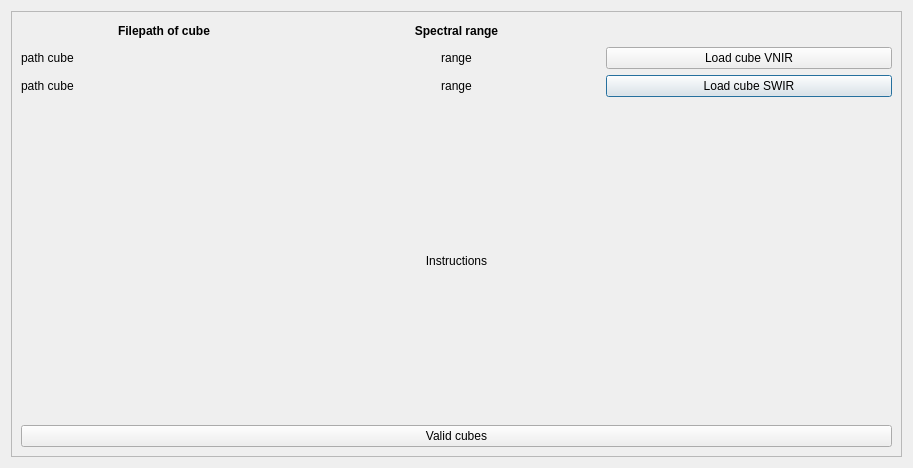
<?xml version="1.0" encoding="UTF-8"?>
<ui version="4.0">
 <class>Dialog</class>
 <widget class="QDialog" name="Dialog">
  <property name="geometry">
   <rect>
    <x>0</x>
    <y>0</y>
    <width>913</width>
    <height>468</height>
   </rect>
  </property>
  <property name="windowTitle">
   <string>Dialog</string>
  </property>
  <layout class="QVBoxLayout" name="verticalLayout">
   <item>
    <widget class="QFrame" name="frame">
     <property name="frameShape">
      <enum>QFrame::StyledPanel</enum>
     </property>
     <property name="frameShadow">
      <enum>QFrame::Raised</enum>
     </property>
     <layout class="QGridLayout" name="gridLayout">
      <item row="3" column="2">
       <widget class="QPushButton" name="pushButton_load_cube_2">
        <property name="text">
         <string>Load cube SWIR</string>
        </property>
       </widget>
      </item>
      <item row="1" column="1">
       <widget class="QLabel" name="label_spectral_range">
        <property name="maximumSize">
         <size>
          <width>16777215</width>
          <height>20</height>
         </size>
        </property>
        <property name="text">
         <string>&lt;html&gt;&lt;head/&gt;&lt;body&gt;&lt;p align=&quot;center&quot;&gt;&lt;span style=&quot; font-weight:600;&quot;&gt;Spectral range&lt;/span&gt;&lt;/p&gt;&lt;/body&gt;&lt;/html&gt;</string>
        </property>
       </widget>
      </item>
      <item row="2" column="0">
       <widget class="QLabel" name="label_filepath_cube_1">
        <property name="maximumSize">
         <size>
          <width>16777215</width>
          <height>20</height>
         </size>
        </property>
        <property name="text">
         <string>path cube</string>
        </property>
       </widget>
      </item>
      <item row="1" column="0">
       <widget class="QLabel" name="label_filepaths">
        <property name="maximumSize">
         <size>
          <width>16777215</width>
          <height>20</height>
         </size>
        </property>
        <property name="text">
         <string>&lt;html&gt;&lt;head/&gt;&lt;body&gt;&lt;p align=&quot;center&quot;&gt;&lt;span style=&quot; font-weight:600;&quot;&gt;Filepath of cube&lt;/span&gt;&lt;/p&gt;&lt;/body&gt;&lt;/html&gt;</string>
        </property>
       </widget>
      </item>
      <item row="3" column="1">
       <widget class="QLabel" name="label_spec_range_cube_2">
        <property name="maximumSize">
         <size>
          <width>16777215</width>
          <height>20</height>
         </size>
        </property>
        <property name="text">
         <string>range</string>
        </property>
        <property name="alignment">
         <set>Qt::AlignCenter</set>
        </property>
       </widget>
      </item>
      <item row="2" column="1">
       <widget class="QLabel" name="label_spec_range_cube_1">
        <property name="maximumSize">
         <size>
          <width>16777215</width>
          <height>20</height>
         </size>
        </property>
        <property name="text">
         <string>range</string>
        </property>
        <property name="alignment">
         <set>Qt::AlignCenter</set>
        </property>
       </widget>
      </item>
      <item row="2" column="2">
       <widget class="QPushButton" name="pushButton_load_cube_1">
        <property name="text">
         <string>Load cube VNIR</string>
        </property>
       </widget>
      </item>
      <item row="3" column="0">
       <widget class="QLabel" name="label_filepath_cube_2">
        <property name="maximumSize">
         <size>
          <width>16777215</width>
          <height>20</height>
         </size>
        </property>
        <property name="text">
         <string>path cube</string>
        </property>
       </widget>
      </item>
      <item row="5" column="0" colspan="3">
       <widget class="QLabel" name="label_instructions">
        <property name="text">
         <string>Instructions</string>
        </property>
        <property name="alignment">
         <set>Qt::AlignCenter</set>
        </property>
       </widget>
      </item>
      <item row="6" column="0" colspan="3">
       <widget class="QPushButton" name="pushButton_valid">
        <property name="text">
         <string>Valid cubes</string>
        </property>
       </widget>
      </item>
     </layout>
    </widget>
   </item>
  </layout>
 </widget>
 <resources/>
 <connections/>
</ui>
